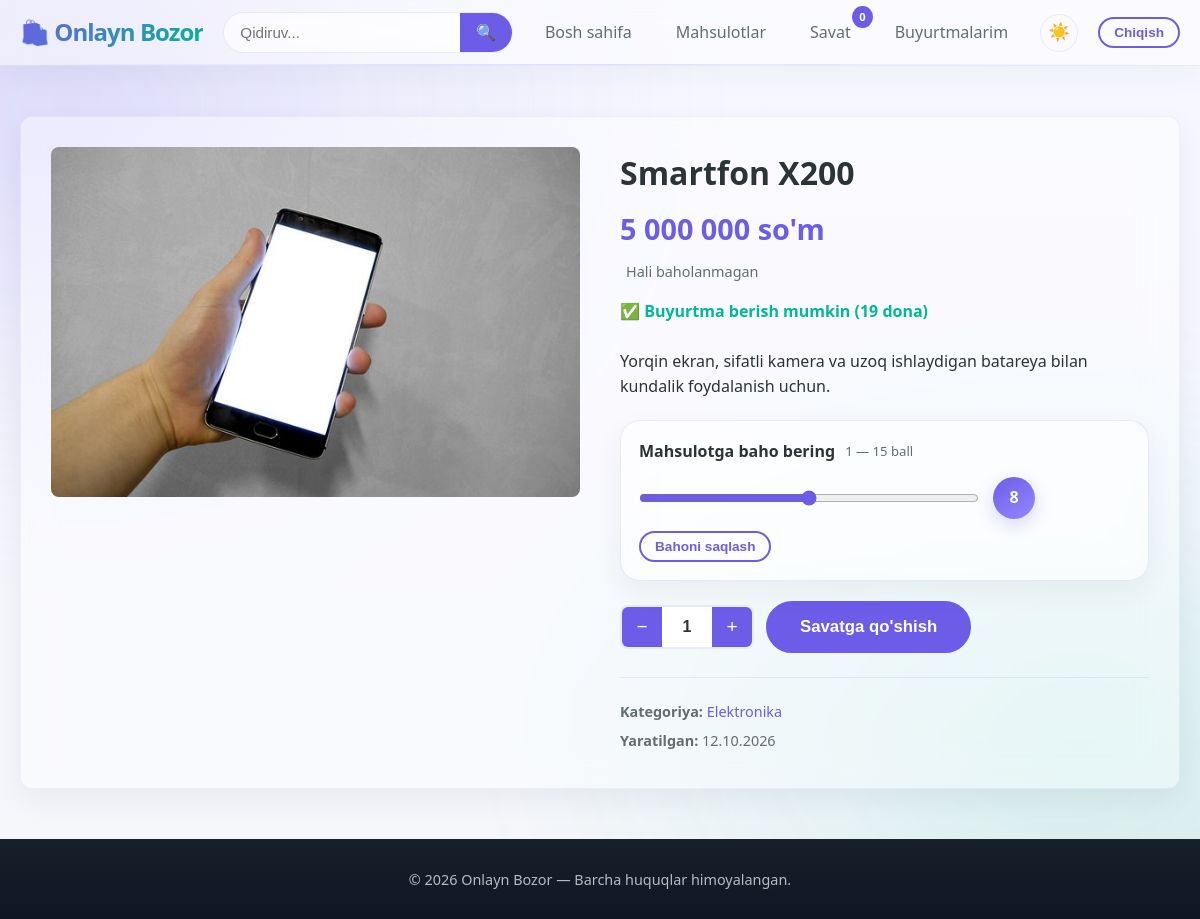
The app's page /shop/elektronika/smartfon-x200/ (signed in) with its own data.
### shop/models.py (models this page shows, shortened)
class Product(models.Model):
    category = models.ForeignKey(Category, related_name='products', on_delete=models.CASCADE)
    name = models.CharField(max_length=200)
    slug = models.SlugField(unique=True)
    description = models.TextField(blank=True)
    price = models.DecimalField(max_digits=10, decimal_places=2)
    image = models.ImageField(upload_to='products/', blank=True, null=True)
    stock = models.PositiveIntegerField(default=0)
    is_available = models.BooleanField(default=True)
    created_at = models.DateTimeField(auto_now_add=True)
    updated_at = models.DateTimeField(auto_now=True)
    class Meta:
        ordering = ('-created_at',)

class Category(models.Model):
    name = models.CharField(max_length=100)
    slug = models.SlugField(unique=True)
    image = models.ImageField(upload_to='categories/', blank=True, null=True)
    class Meta:
        verbose_name_plural = "Categories"

### shop/views.py (the view)
# urls.py: path('shop/<slug:category_slug>/<slug:product_slug>/', views.product_detail, name='product_detail'),
@login_required(login_url='shop_auth:login')
def product_detail(request, category_slug, product_slug):
    product = get_object_or_404(
        _rated_products(),
        category__slug=category_slug,
        slug=product_slug,
    )
    user_rating = ProductRating.objects.filter(
        product=product,
        user=request.user,
    ).first()
    return render(request, 'shop/product_detail.html', {
        'product': product,
        'user_rating': user_rating,
    })

### myshop/context_processors.py (called while the page is built)
def cart(request):
    return {'cart': Cart(request)}

def auth_urls(request):
    return {
        'login_url': '/auth/login/',
        'logout_url': '/auth/logout/',
        'register_url': '/auth/register/',
    }

### shop/cart.py (called while the page is built)
    def __len__(self):
        return sum(item['quantity'] for item in self.cart.values())

### shop/templatetags/shop_extras.py (called while the page is built)
@register.filter
def uzs(value):
    try:
        amount = Decimal(str(value))
    except (InvalidOperation, TypeError, ValueError):
        return value
    formatted = f"{amount:,.0f}".replace(",", " ")
    return f"{formatted} so'm"

### shop/views.py (called while the page is built)
def _rated_products():
    return Product.objects.annotate(
        average_rating=Avg('ratings__score'),
        rating_count=Count('ratings'),
    )

### templates/shop/product_detail.html (shortened to what this page needs)
{% extends 'base.html' %}
{% load shop_extras %}
{% block content %}
<section class="product-detail">
    <div class="container">
        <div class="product-detail-grid">
            <div class="product-gallery">
                {% if product.image %}
                <img src="{{ product.image.url }}" alt="{{ product.name }}" class="product-main-image" />
                {% else %}
                <div class="product-image-placeholder large"
                     data-name="{{ product.name }}"
                     data-image="{{ product.slug }}.png">📦</div>
                {% endif %}
            </div>
            <div class="product-info-section">
                <h1>{{ product.name }}</h1>
                <p class="product-price big">{{ product.price|uzs }}</p>
                <div class="rating-summary" aria-label="Mahsulot reytingi">
                    {% if product.average_rating %}
                    <span class="rating-score">{{ product.average_rating|floatformat:1 }}</span>
                    <span> / 15</span>
                    <span class="rating-count">{{ product.rating_count }} ta baho</span>
                    {% else %}
                    <span class="rating-count">Hali baholanmagan</span>
                    {% endif %}
                </div>
                <p class="product-stock {% if product.stock > 0 %}in-stock{% else %}out-of-stock{% endif %}">
                    {% if product.stock > 0 %}
                    ✅ Buyurtma berish mumkin ({{ product.stock }} dona)
                    {% else %}
                    ❌ Hozircha mavjud emas
                    {% endif %}
                </p>
                <p class="product-description">{{ product.description|linebreaks }}</p>
                <form method="post"
                      action="{% url 'shop:rate_product' product.id %}"
                      class="rating-form glass-panel">
                    <label for="rating-score">
                        Mahsulotga baho bering
                        <span class="rating-scale">1 — 15 ball</span>
                    </label>
                    <div class="rating-control">
                        <input type="range"
                               id="rating-score"
                               name="score"
                               min="1"
                               max="15"
                               value="{% if user_rating %}{{ user_rating.score }}{% else %}8{% endif %}" />
                        <output for="rating-score" id="rating-output">
                            {% if user_rating %}{{ user_rating.score }}{% else %}8{% endif %}
                        </output>
                    </div>
                    <button class="btn btn-ghost btn-small" type="submit">
                        {% if user_rating %}Bahoni yangilash{% else %}Bahoni saqlash{% endif %}
                    </button>
                </form>
                <div class="product-actions">
                    {% if product.stock > 0 %}
                    <div class="quantity-selector">
                        <button class="qty-btn" id="qty-minus">−</button>
                        <input type="number" id="qty-input" value="1" min="1" max="{{ product.stock }}" />
                        <button class="qty-btn" id="qty-plus">+</button>
                    </div>
                    <button class="btn btn-primary btn-large"
                            id="add-to-cart-detail"
                            data-product-id="{{ product.id }}">
                        Savatga qo'shish
                    </button>
                    {% else %}
                    <button class="btn btn-secondary btn-large" disabled>Buyurtma berish mumkin emas</button>
                    {% endif %}
                </div>
                <div class="product-meta">
                    <p><strong>Kategoriya:</strong>
                        <a href="{% url 'shop:product_list_by_category' product.category.slug %}">
                            {{ product.category.name }}
                        </a>
                    </p>
                    <p><strong>Yaratilgan:</strong> {{ product.created_at|date:"d.m.Y" }}</p>
                </div>
            </div>
        </div>
    </div>
</section>
{% endblock %}

### static/css/theme.css (style rules this page uses)
:root { color-scheme: light; --light: #f5f6fa; --white: rgba(255, 255, 255, 0.72); --dark: #2d3436; --gray: #636e72; --theme-border: rgba(108, 92, 231, 0.12); --theme-header: rgba(255, 255, 255, 0.48); --card-bg: rgba(255, 255, 255, 0.48); --panel-bg: rgba(255, 255, 255, 0.42); }
body { background-color: var(--light); color: var(--dark); transition: background-color 0.25s ease, color 0.25s ease; }
.search-form, .category-card, .product-card, .auth-card, .cart-container, .empty-cart, .quantity-selector, table { border-color: var(--theme-border); }
.search-form input, .field-group input, .cart-qty-input, #qty-input { color: var(--dark); }
.cart-items th, .cart-items td, .cart-actions, .product-meta { border-color: var(--theme-border); }

### records on screen
Product: image (picture), name "Smartfon X200", price|uzs "5 000 000 so'm", stock "19", description "Yorqin ekran, sifatli kamera va uzoq ishlaydigan batareya bilan kundalik foydalanish uchun.", category.name "Elektronika", created_at "12.10.2026"

### other values on screen
{{ cart|length }} "0"
